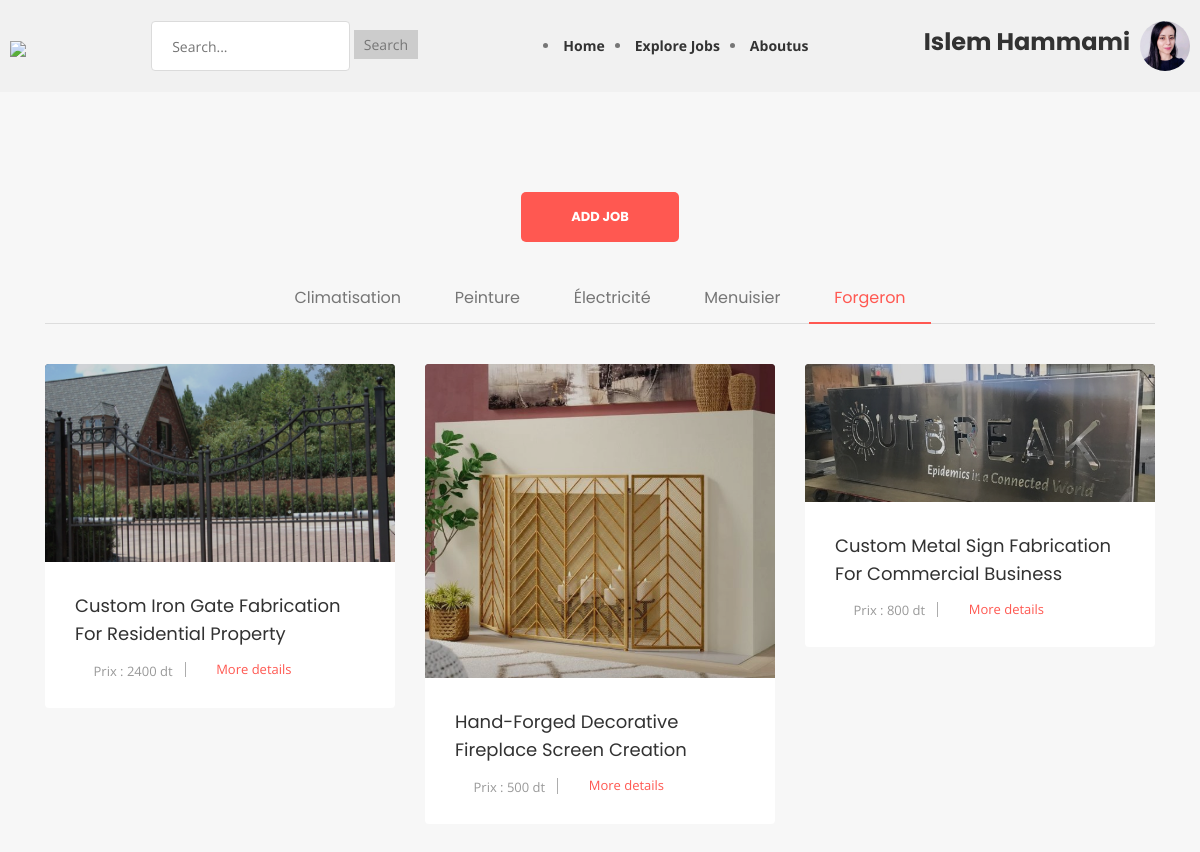
The app's page /Freelance-Website/Forgeron.php (signed in) with its own data.
### tables this page shows
CREATE TABLE `users` (
  `id` int NOT NULL,
  `username` varchar(255) NOT NULL,
  `password` varchar(255) NOT NULL,
  `email` varchar(255) NOT NULL,
  `created_at` timestamp NOT NULL DEFAULT CURRENT_TIMESTAMP,
  `address` varchar(255) DEFAULT 'not declared',
  `phone_number` varchar(20) DEFAULT 'not declared',
  `additional_info` varchar(255) DEFAULT 'not declared',
  `profile_pic` varchar(255) DEFAULT 'Profile-Icon-SVG-09856789.png',
  `cv` varchar(255) DEFAULT NULL
);

CREATE TABLE `jobs` (
  `id` int NOT NULL,
  `title` varchar(255) NOT NULL,
  `categorie` varchar(255) DEFAULT NULL,
  `description` text,
  `cover_path` varchar(255) NOT NULL,
  `user_id` int NOT NULL,
  `created_at` timestamp NOT NULL DEFAULT CURRENT_TIMESTAMP,
  `prix` varchar(255) DEFAULT 'free'
);

### Freelance-Website/Forgeron.php (the view, shortened to what this page needs)
<?php
require_once('connbd.php');
include 'navANDhead.php';
$query = "SELECT * FROM jobs where categorie = 'Forgeron'";
$jobs = $db->query($query)->fetchAll(PDO::FETCH_ASSOC);
?>
<!DOCTYPE html>
<html>
<head>
    <link rel="stylesheet" type="text/css" href="css/bookcard.css">
    <link rel="stylesheet" href="css/bootstrap.min.css">
    <link rel="stylesheet" href="css/normalize.css">
    <link rel="stylesheet" href="css/scrollbar.css">
    <link rel="stylesheet" href="css/fontawesome/fontawesome-all.css">
    <link rel="stylesheet" href="css/font-awesome.min.css">
    <link rel="stylesheet" href="css/owl.carousel.min.css">
    <link rel="stylesheet" href="css/jquery-ui.css">
    <link rel="stylesheet" href="css/linearicons.css">
    <link rel="stylesheet" href="css/tipso.css">
    <link rel="stylesheet" href="css/chosen.css">
    <link rel="stylesheet" href="css/prettyPhoto.css">
    <link rel="stylesheet" href="css/main.css">
    <link rel="stylesheet" href="css/color.css">
    <link rel="stylesheet" href="css/transitions.css">
    <link rel="stylesheet" href="css/responsive.css">
</head>
<body>
    <main id="wt-main" class="wt-main wt-haslayout wt-innerbgcolor">
        <div class="wt-haslayout wt-main-section">
            <div class="wt-btnarea" style="text-align: center;">
                <a href="uplodejobform.php" class="wt-btn">Add Job</a><br><br><br>
            </div>
            <div class="container">
                <div class="row justify-content-md-center">
                    <div class="col-12 col-sm-12 col-md-12 col-lg-12 float-left">
                        <div class="wt-articletabshold">
                            <ul class="wt-navarticletab nav navbar-nav">
                                <li class="nav-item">
                                    <a  id="all-tab" data-toggle="tab" href="Climatisation.php">Climatisation</a>
                                </li>
                                <li class="nav-item">
                                    <a  id="business-tab" data-toggle="tab" href="Peinture.php">Peinture</a>
                                </li>
                                <li class="nav-item">
                                    <a  id="trading-tab" data-toggle="tab" href="Électricité.php">Électricité</a>
                                </li>
                                <li class="nav-item">
                                    <a  id="economics-tab" data-toggle="tab" href="Menuisier.php">Menuisier</a>
                                </li>
                                <li class="nav-item">
                                    <a class="active" id="marketing-tab" data-toggle="tab" href="Forgeron.php">Forgeron</a>
                                </li>
                            </ul>
                            <div class="tab-content wt-haslayout">
                                <div class="wt-contentarticle tab-pane active fade show" id="alltab">
                                    <div class="row">
                                        <?php foreach ($jobs as $job) : ?>
                                            <div class="col-12 col-sm-12 col-md-6 col-lg-6 col-xl-4">
                                                <div class="wt-article">
                                                    <figure>
                                                        <img src="<?php echo $job['cover_path']; ?>" alt="img description">
                                                    </figure>
                                                    <div class="wt-articlecontent">
                                                        <div class="wt-title">
                                                            <h2><?php echo $job['title']; ?></h2>
                                                        </div>
                                                        <ul class="wt-postarticlemeta">
                                                            <li>
                                                                <a href="javascript:void(0);">
                                                                    <i class="lnr lnr-clock"></i>
                                                                    <span>Prix : <?php echo $job['prix']; ?></span>
                                                                </a>
                                                            </li>
                                                            <li>
                                                                <a href="javascript:void(0);">
                                                                    <i class="lnr lnr-user"></i>
                                                                    <span><a href="showjobdetails.php?job_id=<?php echo $job['id']; ?>">More details</a></span>
                                                                </a>
                                                            </li>
                                                        </ul>
                                                    </div>
                                                </div>
                                            </div>
                                        <?php endforeach; ?>
                                    </div>
                                </div>
                            </div>
                        </div>
                    </div>
                </div>
            </div>
        </div>
    </main>
</body>
</html>

### Freelance-Website/navANDhead.php (shortened to what this page needs)
<?php
require_once('connbd.php');
?>
<!DOCTYPE html>
<html lang="en">
<head>
    <link rel="stylesheet" href="css/navbar.css">
    <link rel="stylesheet" href="css/booksstyle.css">
</head>
<body>
<header>
    <div class="header-container">
        <h1><a href="index.php"><img src="resorses/logo.png" width="190"></a></h1>
        <form method="get" action="search.php" class="search-form">
            <input type="text" name="search" class="search-input" placeholder="Search...">
            <input type="submit" value="Search" class="search-submit">
        </form>
        <nav class="nava">
            <ul>
                <li class="nava"><a href="index.php">Home</a></li>
                <li class="nava"><a href="Climatisation.php">Explore Jobs</a></li>
                <li class="nava"><a href="aboutpage.php">Aboutus</a></li>
            </ul>
        </nav>
        <div class="user-info">
            <h3 class="user-name">
                 <?php
                 if(isset($_SESSION['login'])){
                 $login=$_SESSION['login'];
                    $query = "SELECT * FROM users where username='$login'";
                    $user = $db->query($query)->fetchAll(PDO::FETCH_ASSOC);
                    foreach ($user as $user3):
                    echo $user3['username'];
                    endforeach;}
                    else{
                        echo "Guest";
                    }
                ?>
            </h3>
            <a href="profile.php"><img src="<?php
            if(isset($_SESSION['login'])){
                echo $user3['profile_pic'];
                }
                   else{
                       echo "Profile-Icon-SVG-09856789.png";
                   }
            ?>" alt="Profile photo" class="profile-photo" style="width: 50px;height:50px;" ></a>
        </div>
    </div>
</header>

### Freelance-Website/css/navbar.css (style rules this page uses)
.header-container { display: flex; align-items: center; justify-content: space-between; padding: 10px; background-color: #f1f1f1; }
.header-container h1 { margin: 0; }
.search-form { margin: 0 20px; }
.search-input { padding: 5px; }
.search-submit { padding: 5px 10px; background-color: #ccc; border: none; cursor: pointer; }
.nava ul { list-style-type: none; padding: 0; margin: 0; display: flex; }
.nava li { margin-right: 10px; }
.nava a { text-decoration: none; color: #333; font-weight: bold; }
.user-info { display: flex; align-items: center; }
.user-name { margin-right: 10px; }
.profile-photo { width: 30px; height: 30px; border-radius: 50%; }

### Freelance-Website/css/booksstyle.css (style rules this page uses)
a { text-decoration: none; color: #0077FF; }

### Freelance-Website/css/color.css (style rules this page uses)
a, p a, p a:hover, a:hover, a:focus, a:active, .wt-navigation > ul > li:hover > a, .wt-navigation > ul > li.current-menu-item > a, .wt-navarticletab li:hover a, .wt-navarticletab li a.active, .wt-categoriescontent li a:hover, .wt-joinsteps li.wt-active a, .wt-effectivecontent li:hover a, .wt-articlesingle-content .wt-description .wt-blockquotevone q, .wt-filtertag li:hover a, .wt-userlisting-breadcrumb li .wt-clicksave, .wt-clicksave, .wt-qrcodefeat h3 span, .wt-comfollowers ul li:hover a span, .wt-postarticlemeta .wt-following span, .tg-qrcodefeat h3 span { color: #ff5851; }
.wt-btn:hover, .wt-dropdowarrow, .navbar-toggle, .wt-btn, .wt-navigationarea .wt-navigation > ul > li > a:after, .wt-searchbtn, .wt-sectiontitle:after, .wt-navarticletab li a:after, .wt-pagination ul li a:hover, .wt-pagination ul li.wt-active a, .wt-widgettag a:hover, .wt-articlesingle-content .wt-description blockquote span i, .wt-searchgbtn, .wt-filtertagclear a, .ui-slider-horizontal .ui-slider-range, .wt-btnsearch, .wt-newnoti a em, .wt-notificationicon > a:after, .wt-rightarea .wt-nav .navbar-toggler, .wt-usersidebaricon span, .wt-usersidebaricon span i, .wt-filtertag .wt-filtertagclear a, .loader:before, .wt-offersmessages .wt-ad:after, .wt-btnsendmsg, .wt-tabstitle li a:before, .wt-tabscontenttitle:before, .wt-tablecategories thead tr th:first-child:before, .wt-tablecategories tbody tr td:first-child:before, .wt-slidernav .wt-prev:hover, .wt-slidernav .wt-next:hover { background:#ff5851; }

### Freelance-Website/css/transitions.css (style rules this page uses)
*:after, *:before, p a, a, .wt-socialicons li a, .wt-roundicontext, .wt-roundicontext .wt-usericonholder, .sub-menu, .mega-menu, .wt-article, .wt-article figure img, .wt-speakerimg img, .wt-categoryslidercontent, .wt-filtertag li a i, .wt-userlistinghold, .wt-companysdetails, .wt-companysdetails .wt-companysimg img, .wt-comfollowers ul li, .wt-comfollowers ul li a span, .wt-comfollowers ul li a span img, .wt-articlesuser .wt-particlehold figure img, .wt-project figure img, .wt-usernav, .wt-btn, .wt-particlehold figure img, .wt-main, .wt-offersmessages .wt-ad, .wt-openmenu .wt-usersidebar .wt-companysinfo .wt-title, .wt-openmenu .wt-usersidebar .wt-companysinfo .wt-btnarea, .wt-iconbox i, .wt-tabstitle li, .wt-tablecategories tr, .wt-designimg input[type=radio]+ label img, .wt-designimg input[type=radio]+ label i, .wt-navigation > ul > li > .sub-menu > li.menu-item-has-children .sub-menu li, .wt-navigation > ul > li > .sub-menu > li, .chosen-container-multi .chosen-choices li.search-choice, .wt-dateandmsg span:nth-child(2), .wt-posteditem, .wt-slidernav .wt-prev, .wt-slidernav .wt-next, .wt-btnmenutoggle { -webkit-transition: all 300ms ease-in-out; -moz-transition: all 300ms ease-in-out; -ms-transition: all 300ms ease-in-out; -o-transition: all 300ms ease-in-out; transition: all 300ms ease-in-out; }

### records on screen
users: username "Islem Hammami", profile_pic (picture)
jobs: cover_path (picture), title "Custom Iron Gate Fabrication For Residential Property", prix "2400 dt"
jobs: cover_path (picture), title "Hand-Forged Decorative Fireplace Screen Creation", prix "500 dt"
jobs: cover_path (picture), title "Custom Metal Sign Fabrication For Commercial Business", prix "800 dt"
